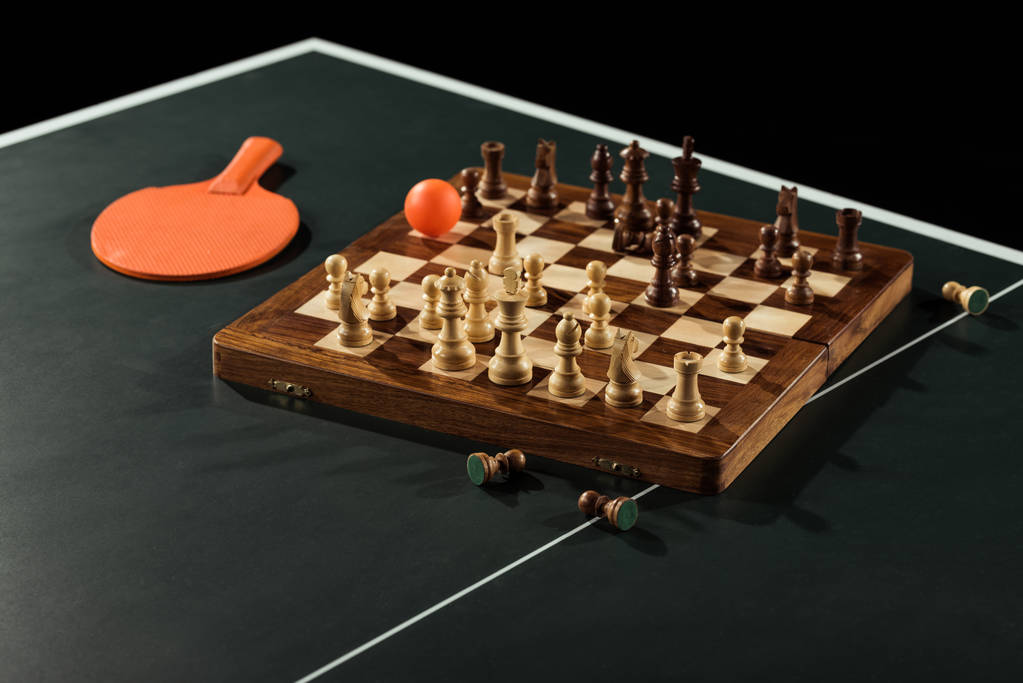
#> input picture test_images/image1.jpg, 1023 x 683 px
$ python data_preprocessing.py   (older library calls are emulated)
#> lines starting #> are read from the running program, lines starting #| are printed output that depends on the picture
import cv2
from matplotlib import pyplot as plt

im = cv2.imread('test_images/image1.jpg')
#> im is the input picture: shape (683, 1023, 3); mean B, G, R 40, 49.5, 57.6
im_colour = cv2.cvtColor(im, cv2.COLOR_BGR2RGB)
im_gray = cv2.cvtColor(im, cv2.COLOR_BGR2GRAY)
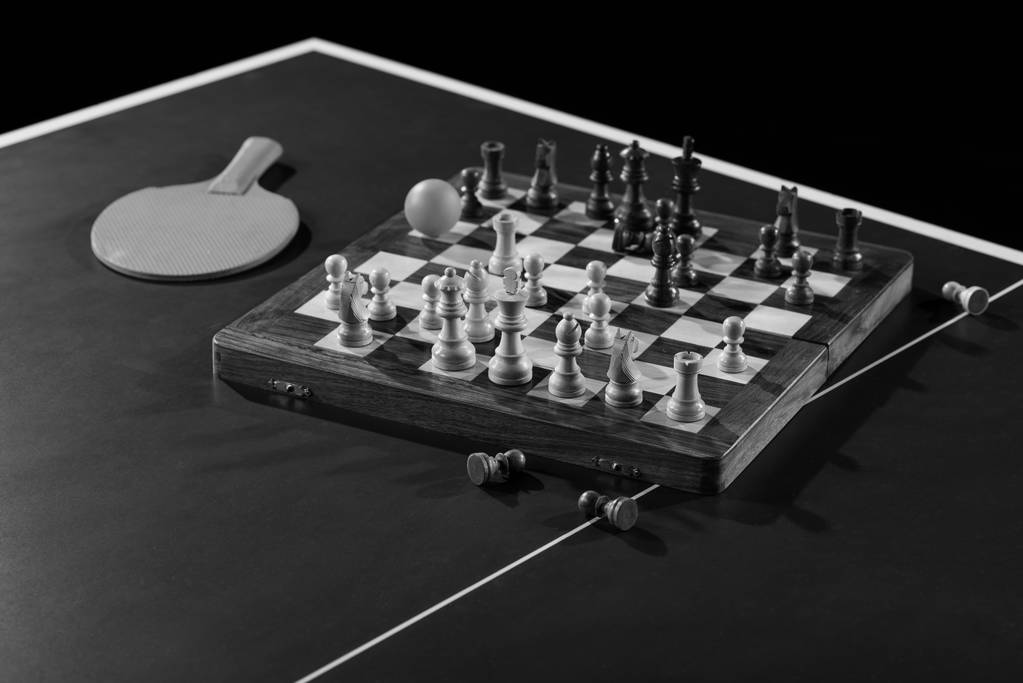
#> im_gray: shape (683, 1023); min 0, max 254, mean 50.9

im_gray_blur = cv2.GaussianBlur(im_gray, (5,5), 0)


sobel_edges_x = cv2.Sobel(im_gray_blur, cv2.CV_64F, 1, 0, ksize=3)
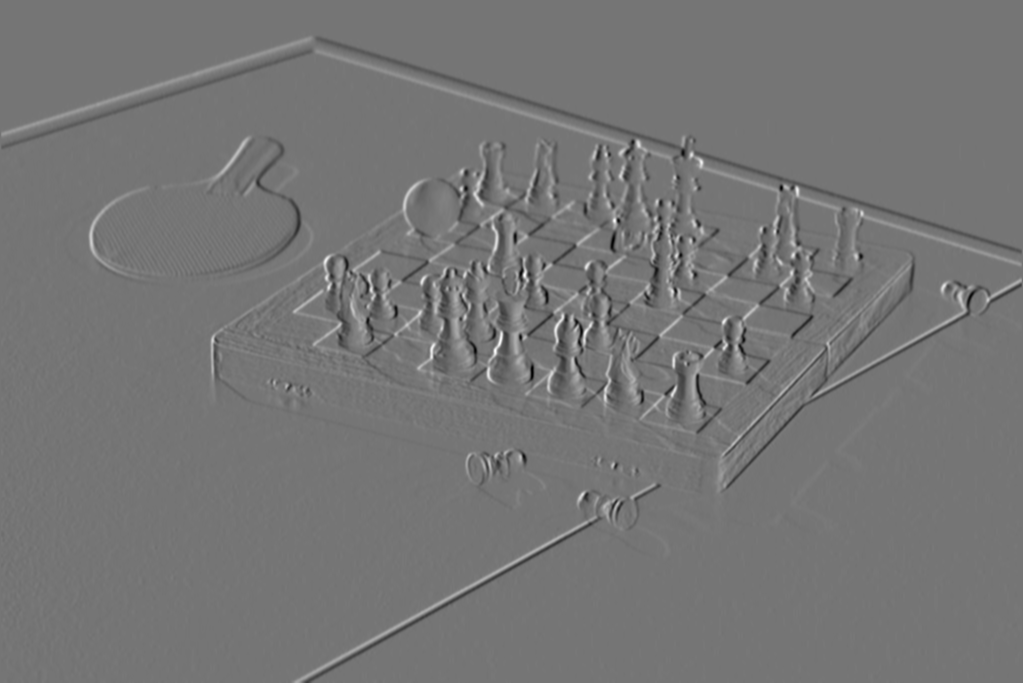
#> sobel_edges_x: shape (683, 1023) float64; min -402, max 467, mean -0.4; drawn with min black and max white
sobel_edges_y = cv2.Sobel(im_gray_blur, cv2.CV_64F, 0, 1, ksize=3)
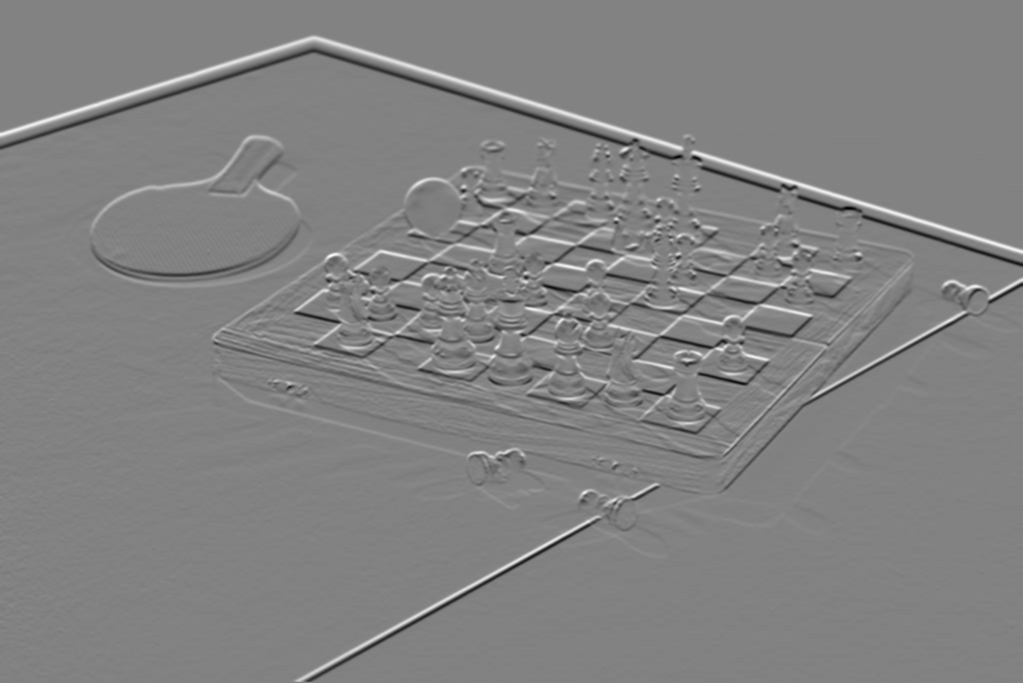
#> sobel_edges_y: shape (683, 1023) float64; min -466, max 448, mean 0.4; drawn with min black and max white
canny_edges = cv2.Canny(im_gray_blur, 100, 100)
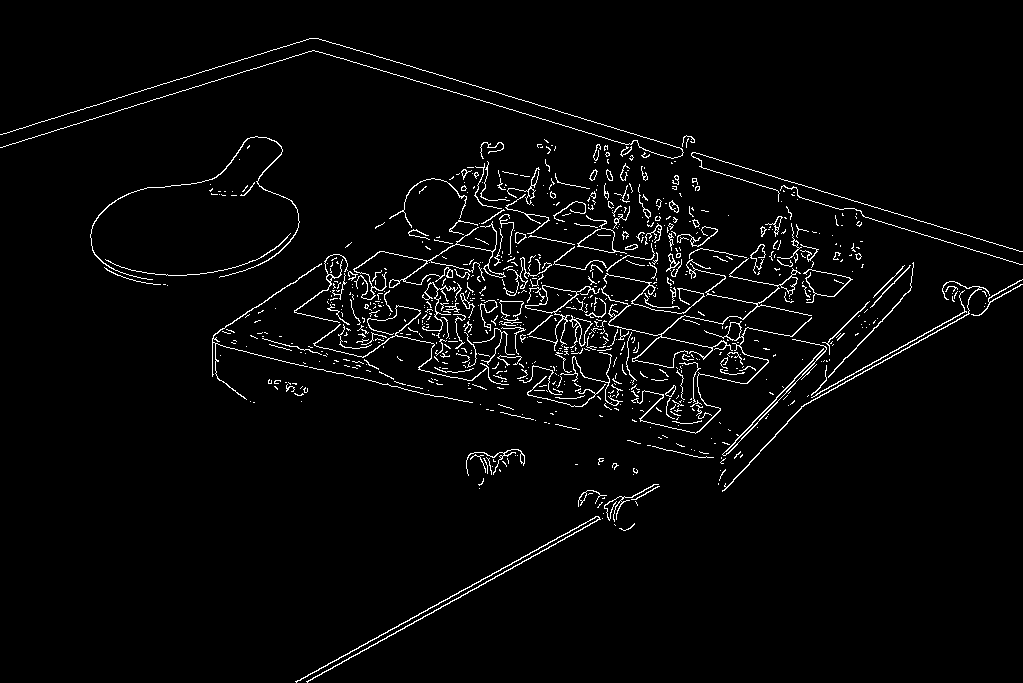
#> canny_edges: shape (683, 1023); 3% white in thin lines or dots
sobel_magnitude = ((sobel_edges_x)**2+(sobel_edges_y)**2)**(1/2)
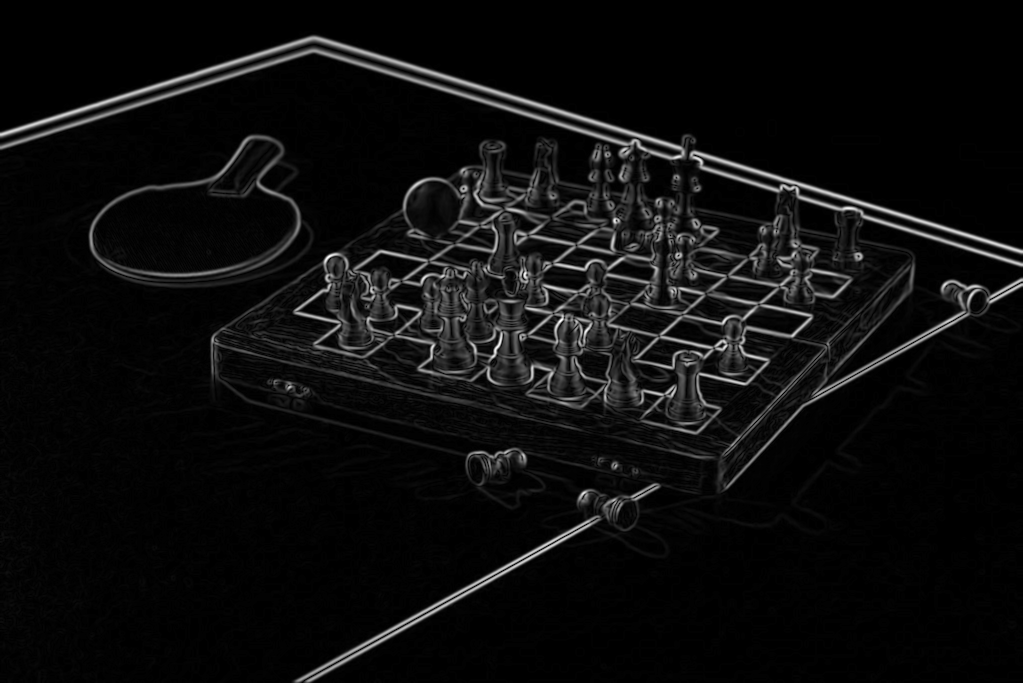
#> sobel_magnitude: shape (683, 1023) float64; min 0, max 495.2, mean 26.2; drawn with min black and max white


plt.figure(figsize = (20,80))
plt.subplot(131)
plt.imshow(im_gray)
plt.title('Image')
plt.xticks([]), plt.yticks([])

plt.subplot(132)
plt.imshow(canny_edges, cmap='gray')
plt.title('Canny Edges')
plt.xticks([]), plt.yticks([])

plt.subplot(133)
plt.imshow(sobel_magnitude, cmap='gray')
plt.title('Sobel Magnitude')
plt.xticks([]), plt.yticks([])

plt.show()
